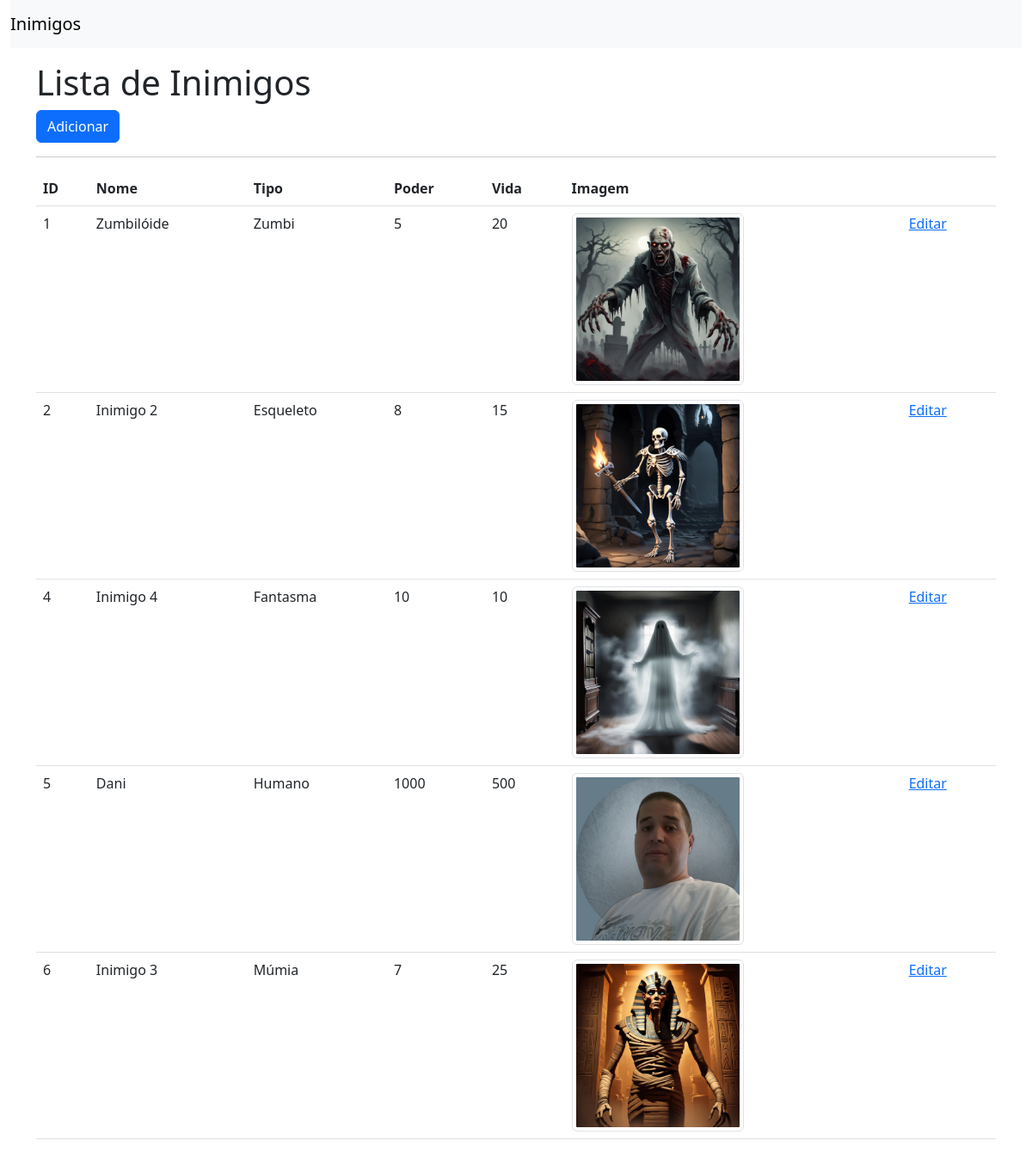
The page /inimigos on the database as committed earlier.
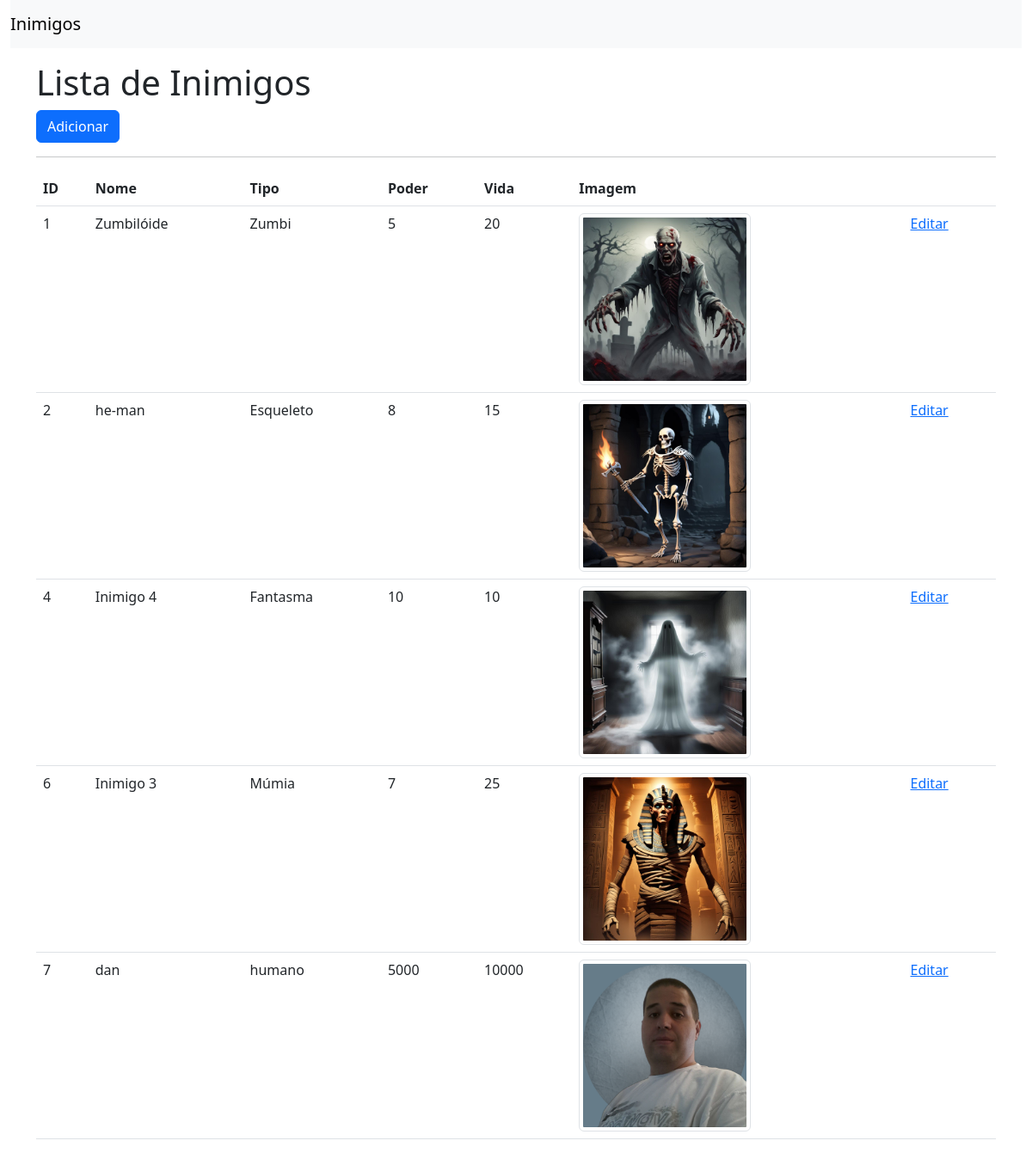
The same page on the database as committed later.
### tables this page shows
CREATE TABLE "inimigo" (
	"id_inimigo"	INTEGER,
	"nome_inimigo"	TEXT,
	"tipo_inimigo"	TEXT,
	"poder_inimigo"	INTEGER,
	"vida_inimigo"	INTEGER,
	"imagem_inimigo"	TEXT,
	PRIMARY KEY("id_inimigo" AUTOINCREMENT)
);

### app.py (the view)
@app.route("/inimigos")
def listar_inimigos():
    return render_template("inimigos.html", lista_inimigos=dados.retornar_inimigos())

### dados.py (called while the page is built)
def retornar_inimigos():
    try:
        conn = sqlite3.connect("inimigos.db")
        cursor = conn.cursor()
        sql_select = "SELECT * FROM inimigo"
        cursor.execute(sql_select)
        inimigos = cursor.fetchall()
        conn.close()
        return inimigos
    except:
        return False

### templates/inimigos.html (shortened to what this page needs)
<!DOCTYPE html>
<html lang="pt-br">
<head>
  <link rel="stylesheet" href="{{ url_for('static', filename='css/bootstrap.min.css') }}">
</head>
<body>
  <div class="container-fluid">
    <nav class="navbar navbar-expand-lg navbar-light bg-light">
      <a class="navbar-brand" href="{{ url_for('listar_inimigos') }}">Inimigos</a>
    </nav>
  </div>
  <div class="container mt-3">
    <h1>Lista de Inimigos</h1>
    <a href="{{ url_for('editar_inimigo', id=0) }}" class="btn btn-primary">Adicionar</a>
    <hr>
    <table class="table">
      <thead>
        <tr>
          <th>ID</th>
          <th>Nome</th>
          <th>Tipo</th>
          <th>Poder</th>
          <th>Vida</th>
          <th>Imagem</th>
          <th></th>
        </tr>
      </thead>
      <tbody>
        {% for id, nome, tipo, poder, vida, imagem in lista_inimigos %}
        <tr>
          <td>{{ id }}</td>
          <td>{{ nome }}</td>
          <td>{{ tipo }}</td>
          <td>{{ poder }}</td>
          <td>{{ vida }}</td>
          <td><img src="{{ url_for('static', filename='images/enemies/' + imagem) }}" height="200" width="200" alt="thumbnail" class="img-thumbnail"></td>
          <td>
            <a href="{{ url_for('exibir_inimigo', id=id)}}">Editar</a>
          </td>
        </tr>
        {% endfor %}
      </tbody>
    </table>
  </div>
</body>
</html>

Rows that differ between the two databases and show on the page:
removed inimigo: id_inimigo "5", nome_inimigo "Dani", tipo_inimigo "Humano", poder_inimigo "1000", vida_inimigo "500", imagem_inimigo (picture)
changed inimigo "Esqueleto": nome_inimigo "Inimigo 2" → "he-man"
added inimigo: id_inimigo "7", nome_inimigo "dan", tipo_inimigo "humano", poder_inimigo "5000", vida_inimigo "10000", imagem_inimigo (picture)
